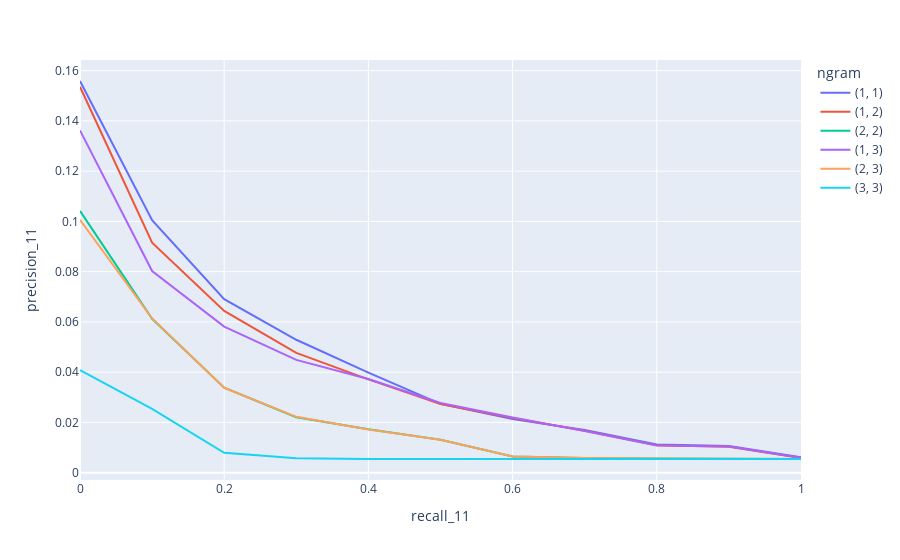

The notebook cell this image was saved under:
### Code cell
fig = px.line(df, x="recall_11", y="precision_11", color='ngram')
fig.show()

### Figure 1 — Plotly figure (JSON) as saved in the notebook; plotly's stock layout.template omitted (floating-point values rounded to 4 significant figures)
{"data": [{"hovertemplate": "ngram=(1, 1)<br>recall_11=%{x}<br>precision_11=%{y}<extra></extra>", "legendgroup": "(1, 1)", "line": {"color": "#636efa", "dash": "solid"}, "marker": {"symbol": "circle"}, "mode": "lines", "name": "(1, 1)", "orientation": "v", "showlegend": true, "type": "scatter", "x": [0, 0.1, 0.2, 0.3, 0.4, 0.5, 0.6, 0.7, 0.8, 0.9, 1], "xaxis": "x", "y": [0.1559, 0.1005, 0.06904, 0.0529, 0.03984, 0.0274, 0.0213, 0.017, 0.01123, 0.01057, 0.006107], "yaxis": "y"}, {"hovertemplate": "ngram=(1, 2)<br>recall_11=%{x}<br>precision_11=%{y}<extra></extra>", "legendgroup": "(1, 2)", "line": {"color": "#EF553B", "dash": "solid"}, "marker": {"symbol": "circle"}, "mode": "lines", "name": "(1, 2)", "orientation": "v", "showlegend": true, "type": "scatter", "x": [0, 0.1, 0.2, 0.3, 0.4, 0.5, 0.6, 0.7, 0.8, 0.9, 1], "xaxis": "x", "y": [0.1536, 0.09154, 0.06435, 0.04764, 0.03713, 0.02732, 0.02172, 0.01666, 0.01086, 0.01034, 0.005865], "yaxis": "y"}, {"hovertemplate": "ngram=(2, 2)<br>recall_11=%{x}<br>precision_11=%{y}<extra></extra>", "legendgroup": "(2, 2)", "line": {"color": "#00cc96", "dash": "solid"}, "marker": {"symbol": "circle"}, "mode": "lines", "name": "(2, 2)", "orientation": "v", "showlegend": true, "type": "scatter", "x": [0, 0.1, 0.2, 0.3, 0.4, 0.5, 0.6, 0.7, 0.8, 0.9, 1], "xaxis": "x", "y": [0.1042, 0.06124, 0.03381, 0.02203, 0.01723, 0.01308, 0.006448, 0.005838, 0.005647, 0.005574, 0.005474], "yaxis": "y"}, {"hovertemplate": "ngram=(1, 3)<br>recall_11=%{x}<br>precision_11=%{y}<extra></extra>", "legendgroup": "(1, 3)", "line": {"color": "#ab63fa", "dash": "solid"}, "marker": {"symbol": "circle"}, "mode": "lines", "name": "(1, 3)", "orientation": "v", "showlegend": true, "type": "scatter", "x": [0, 0.1, 0.2, 0.3, 0.4, 0.5, 0.6, 0.7, 0.8, 0.9, 1], "xaxis": "x", "y": [0.1362, 0.08023, 0.05815, 0.0449, 0.03729, 0.02775, 0.02195, 0.01658, 0.0108, 0.01039, 0.005894], "yaxis": "y"}, {"hovertemplate": "ngram=(2, 3)<br>recall_11=%{x}<br>precision_11=%{y}<extra></extra>", "legendgroup": "(2, 3)", "line": {"color": "#FFA15A", "dash": "solid"}, "marker": {"symbol": "circle"}, "mode": "lines", "name": "(2, 3)", "orientation": "v", "showlegend": true, "type": "scatter", "x": [0, 0.1, 0.2, 0.3, 0.4, 0.5, 0.6, 0.7, 0.8, 0.9, 1], "xaxis": "x", "y": [0.1007, 0.0614, 0.03377, 0.0222, 0.01718, 0.01308, 0.006448, 0.005838, 0.005647, 0.005574, 0.005474], "yaxis": "y"}, {"hovertemplate": "ngram=(3, 3)<br>recall_11=%{x}<br>precision_11=%{y}<extra></extra>", "legendgroup": "(3, 3)", "line": {"color": "#19d3f3", "dash": "solid"}, "marker": {"symbol": "circle"}, "mode": "lines", "name": "(3, 3)", "orientation": "v", "showlegend": true, "type": "scatter", "x": [0, 0.1, 0.2, 0.3, 0.4, 0.5, 0.6, 0.7, 0.8, 0.9, 1], "xaxis": "x", "y": [0.04079, 0.02542, 0.007894, 0.005761, 0.005469, 0.005431, 0.005548, 0.005487, 0.005494, 0.005463, 0.005475], "yaxis": "y"}], "layout": {"legend": {"title": {"text": "ngram"}, "tracegroupgap": 0}, "margin": {"t": 60}, "xaxis": {"anchor": "y", "domain": [0, 1], "title": {"text": "recall_11"}}, "yaxis": {"anchor": "x", "domain": [0, 1], "title": {"text": "precision_11"}}}}
